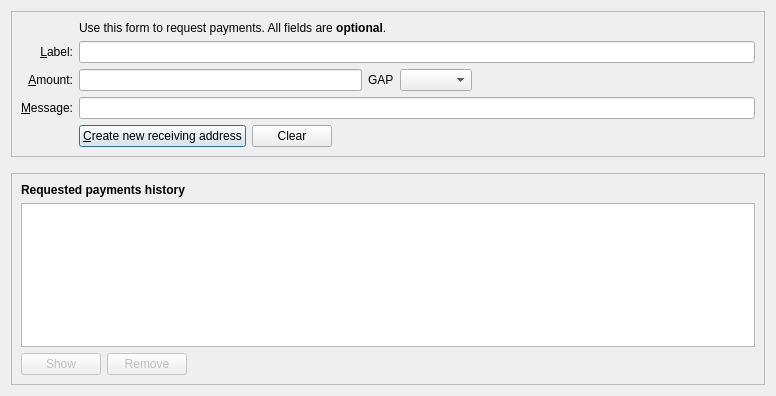
<?xml version="1.0" encoding="UTF-8"?>
<ui version="4.0">
 <class>ReceiveCoinsDialog</class>
 <widget class="QDialog" name="ReceiveCoinsDialog">
  <property name="geometry">
   <rect>
    <x>0</x>
    <y>0</y>
    <width>776</width>
    <height>396</height>
   </rect>
  </property>
  <layout class="QVBoxLayout" name="verticalLayout" stretch="0,0,1">
   <item>
    <widget class="QFrame" name="frame2">
     <property name="sizePolicy">
      <sizepolicy hsizetype="Preferred" vsizetype="Expanding">
       <horstretch>0</horstretch>
       <verstretch>0</verstretch>
      </sizepolicy>
     </property>
     <property name="frameShape">
      <enum>QFrame::StyledPanel</enum>
     </property>
     <property name="frameShadow">
      <enum>QFrame::Sunken</enum>
     </property>
     <layout class="QVBoxLayout" name="verticalLayout_3">
      <item>
       <layout class="QGridLayout" name="gridLayout">
        <item row="5" column="0">
         <widget class="QLabel" name="label">
          <property name="toolTip">
           <string>An optional amount to request. Leave this empty or zero to not request a specific amount.</string>
          </property>
          <property name="text">
           <string>&amp;Amount:</string>
          </property>
          <property name="alignment">
           <set>Qt::AlignRight|Qt::AlignTrailing|Qt::AlignVCenter</set>
          </property>
          <property name="buddy">
           <cstring>reqAmount</cstring>
          </property>
         </widget>
        </item>
        <item row="6" column="0">
         <widget class="QLabel" name="label_3">
          <property name="toolTip">
           <string>An optional message to attach to the payment request, which will be displayed when the request is opened. Note: The message will not be sent with the payment over the Riecoin network.</string>
          </property>
          <property name="text">
           <string>&amp;Message:</string>
          </property>
          <property name="alignment">
           <set>Qt::AlignRight|Qt::AlignTrailing|Qt::AlignVCenter</set>
          </property>
          <property name="buddy">
           <cstring>reqMessage</cstring>
          </property>
         </widget>
        </item>
        <item row="4" column="2">
         <widget class="QLineEdit" name="reqLabel">
          <property name="toolTip">
           <string>An optional label to associate with the new receiving address (used by you to identify an invoice).  It is also attached to the payment request.</string>
          </property>
         </widget>
        </item>
        <item row="2" column="2">
         <widget class="QLabel" name="label_5">
          <property name="text">
           <string>Use this form to request payments. All fields are &lt;b&gt;optional&lt;/b&gt;.</string>
          </property>
         </widget>
        </item>
        <item row="4" column="0">
         <widget class="QLabel" name="label_2">
          <property name="toolTip">
           <string>An optional label to associate with the new receiving address.</string>
          </property>
          <property name="text">
           <string>&amp;Label:</string>
          </property>
          <property name="alignment">
           <set>Qt::AlignRight|Qt::AlignTrailing|Qt::AlignVCenter</set>
          </property>
          <property name="buddy">
           <cstring>reqLabel</cstring>
          </property>
         </widget>
        </item>
        <item row="6" column="2">
         <widget class="QLineEdit" name="reqMessage">
          <property name="toolTip">
           <string>An optional message that is attached to the payment request and may be displayed to the sender.</string>
          </property>
         </widget>
        </item>
        <item row="7" column="2">
         <layout class="QHBoxLayout" name="horizontalLayout">
          <item>
           <widget class="QPushButton" name="receiveButton">
            <property name="minimumSize">
             <size>
              <width>150</width>
              <height>0</height>
             </size>
            </property>
            <property name="text">
             <string>&amp;Create new receiving address</string>
            </property>
            <property name="icon">
             <iconset resource="../bitcoin.qrc">
              <normaloff>:/icons/receiving_addresses</normaloff>:/icons/receiving_addresses</iconset>
            </property>
            <property name="autoDefault">
             <bool>false</bool>
            </property>
            <property name="default">
             <bool>true</bool>
            </property>
           </widget>
          </item>
          <item>
           <widget class="QPushButton" name="clearButton">
            <property name="sizePolicy">
             <sizepolicy hsizetype="Minimum" vsizetype="Fixed">
              <horstretch>0</horstretch>
              <verstretch>0</verstretch>
             </sizepolicy>
            </property>
            <property name="toolTip">
             <string>Clear all fields of the form.</string>
            </property>
            <property name="text">
             <string>Clear</string>
            </property>
            <property name="icon">
             <iconset resource="../bitcoin.qrc">
              <normaloff>:/icons/remove</normaloff>:/icons/remove</iconset>
            </property>
            <property name="autoDefault">
             <bool>false</bool>
            </property>
           </widget>
          </item>
          <item>
           <spacer name="horizontalSpacer">
            <property name="orientation">
             <enum>Qt::Horizontal</enum>
            </property>
            <property name="sizeHint" stdset="0">
             <size>
              <width>40</width>
              <height>20</height>
             </size>
            </property>
           </spacer>
          </item>
         </layout>
        </item>
        <item row="7" column="0">
         <widget class="QLabel" name="label_7">
          <property name="text">
           <string/>
          </property>
         </widget>
        </item>
        <item row="5" column="2">
         <layout class="QHBoxLayout" name="horizontalLayout_6">
          <item>
           <widget class="RiecoinAmountField" name="reqAmount">
            <property name="toolTip">
             <string>An optional amount to request. Leave this empty or zero to not request a specific amount.</string>
            </property>
           </widget>
          </item>
          <item>
           <widget class="QLabel" name="unitlLabel">
            <property name="text">
             <string>GAP</string>
            </property>
           </widget>
          </item>
          <item>
           <widget class="QComboBox" name="addressType">
            <property name="sizePolicy">
             <sizepolicy hsizetype="Fixed" vsizetype="Fixed">
              <horstretch>0</horstretch>
              <verstretch>0</verstretch>
             </sizepolicy>
            </property>
            <property name="maximumSize">
             <size>
              <width>1000</width>
              <height>16777215</height>
             </size>
            </property>
            <property name="focusPolicy">
             <enum>Qt::StrongFocus</enum>
            </property>
           </widget>
          </item>
          <item>
           <spacer name="horizontalSpacer_3">
            <property name="orientation">
             <enum>Qt::Horizontal</enum>
            </property>
            <property name="sizeHint" stdset="0">
             <size>
              <width>0</width>
              <height>0</height>
             </size>
            </property>
           </spacer>
          </item>
         </layout>
        </item>
       </layout>
      </item>
     </layout>
    </widget>
   </item>
   <item>
    <spacer name="verticalSpacer_2">
     <property name="orientation">
      <enum>Qt::Vertical</enum>
     </property>
     <property name="sizeHint" stdset="0">
      <size>
       <width>20</width>
       <height>10</height>
      </size>
     </property>
    </spacer>
   </item>
   <item>
    <widget class="QFrame" name="frame">
     <property name="sizePolicy">
      <sizepolicy hsizetype="Preferred" vsizetype="Expanding">
       <horstretch>0</horstretch>
       <verstretch>0</verstretch>
      </sizepolicy>
     </property>
     <property name="frameShape">
      <enum>QFrame::StyledPanel</enum>
     </property>
     <property name="frameShadow">
      <enum>QFrame::Raised</enum>
     </property>
     <layout class="QVBoxLayout" name="verticalLayout_2">
      <item>
       <widget class="QLabel" name="label_6">
        <property name="font">
         <font>
          <weight>75</weight>
          <bold>true</bold>
         </font>
        </property>
        <property name="text">
         <string>Requested payments history</string>
        </property>
       </widget>
      </item>
      <item>
       <widget class="QTableView" name="recentRequestsView">
        <property name="contextMenuPolicy">
         <enum>Qt::CustomContextMenu</enum>
        </property>
        <property name="tabKeyNavigation">
         <bool>false</bool>
        </property>
        <property name="sortingEnabled">
         <bool>true</bool>
        </property>
       </widget>
      </item>
      <item>
       <layout class="QHBoxLayout" name="horizontalLayout_2">
        <item>
         <widget class="QPushButton" name="showRequestButton">
          <property name="enabled">
           <bool>false</bool>
          </property>
          <property name="toolTip">
           <string>Show the selected request (does the same as double clicking an entry)</string>
          </property>
          <property name="text">
           <string>Show</string>
          </property>
          <property name="icon">
           <iconset resource="../bitcoin.qrc">
            <normaloff>:/icons/eye</normaloff>:/icons/eye</iconset>
          </property>
          <property name="autoDefault">
           <bool>false</bool>
          </property>
         </widget>
        </item>
        <item>
         <widget class="QPushButton" name="removeRequestButton">
          <property name="enabled">
           <bool>false</bool>
          </property>
          <property name="toolTip">
           <string>Remove the selected entries from the list</string>
          </property>
          <property name="text">
           <string>Remove</string>
          </property>
          <property name="icon">
           <iconset resource="../bitcoin.qrc">
            <normaloff>:/icons/remove</normaloff>:/icons/remove</iconset>
          </property>
          <property name="autoDefault">
           <bool>false</bool>
          </property>
         </widget>
        </item>
        <item>
         <spacer name="horizontalSpacer_2">
          <property name="orientation">
           <enum>Qt::Horizontal</enum>
          </property>
          <property name="sizeHint" stdset="0">
           <size>
            <width>40</width>
            <height>20</height>
           </size>
          </property>
         </spacer>
        </item>
       </layout>
      </item>
     </layout>
    </widget>
   </item>
  </layout>
 </widget>
 <customwidgets>
  <customwidget>
   <class>RiecoinAmountField</class>
   <extends>QLineEdit</extends>
   <header>qt/riecoinamountfield.h</header>
   <container>1</container>
  </customwidget>
 </customwidgets>
 <tabstops>
  <tabstop>reqLabel</tabstop>
  <tabstop>reqAmount</tabstop>
  <tabstop>addressType</tabstop>
  <tabstop>reqMessage</tabstop>
  <tabstop>receiveButton</tabstop>
  <tabstop>clearButton</tabstop>
  <tabstop>recentRequestsView</tabstop>
  <tabstop>showRequestButton</tabstop>
  <tabstop>removeRequestButton</tabstop>
 </tabstops>
 <resources>
  <include location="../bitcoin.qrc"/>
 </resources>
 <connections/>
</ui>
